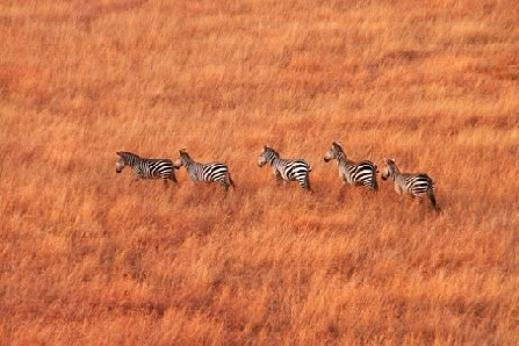
#> input picture Segmenting_Based_on_Texture/images/zebras.jpg, 519 x 346 px
$ jupyter execute Example_2.ipynb
#> lines starting #> are read from the running program, lines starting #| are printed output that depends on the picture; after the words box and inside, x2 and y2 are one past the last pixel; in counts of white or black regions, pixels touching at a corner belong together
# Working with Neighborhoods

[cell 1]
import cv2
import matplotlib.pyplot as plt

[cell 2]
zebra = cv2.imread("./images/zebras.jpg")
#> zebra is the input picture: shape (346, 519, 3); mean B, G, R 75, 118.4, 207.4
zebra = cv2.cvtColor(zebra, cv2.COLOR_BGR2RGB)
zebra_gray = cv2.cvtColor(zebra, cv2.COLOR_RGB2GRAY)
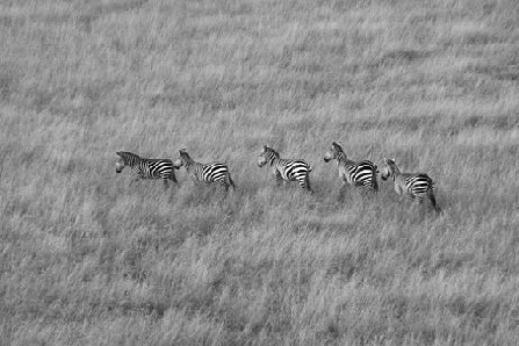
#> zebra_gray: shape (346, 519); min 1, max 254, mean 140.1

fig, axs = plt.subplots(1, 2, figsize=(10, 10))
axs[0].imshow(zebra)
axs[0].axis('off')
axs[0].set_title('rgb')
axs[1].imshow(zebra_gray, cmap='gray')
axs[1].axis('off')
axs[1].set_title('Grayscale')
plt.show()
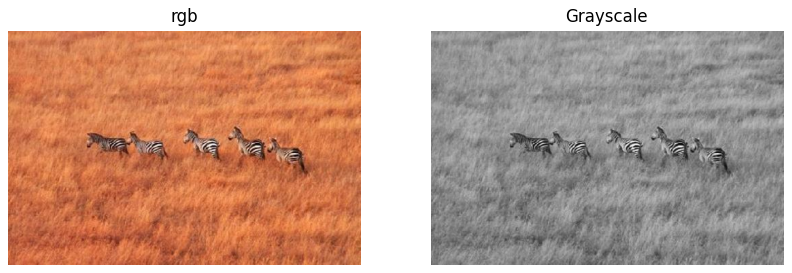
#> figure drawn by matplotlib, 2 panels

Apply a range filter.

[cell 3]
# http://docs.opencv.org/master/d4/d86/group__imgproc__filter.html#ga67493776e3ad1a3df63883829375201f
zebra_range = cv2.morphologyEx(zebra_gray, cv2.MORPH_GRADIENT, kernel=cv2.getStructuringElement(cv2.MORPH_RECT, ksize=(3, 3)))
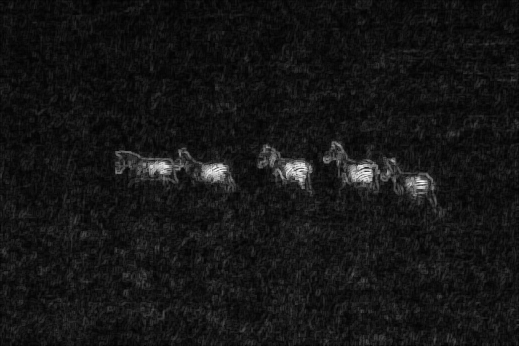
#> zebra_range: shape (346, 519); min 0, max 249, mean 21.5

plt.imshow(zebra_range, cmap='gray')
plt.title('Range filter (3-by-3 neighborhood)')
plt.axis('off')
plt.show()

The default 3-by-3 neighborhood was a bit too small. We can see some dark spots in the zebras where the neighborhood was completely contained within a stripe and did not detect variation. Let's increse the neighborhood size.

[cell 4]
# http://docs.opencv.org/master/d4/d86/group__imgproc__filter.html#ga67493776e3ad1a3df63883829375201f
zebra_range = cv2.morphologyEx(zebra_gray, cv2.MORPH_GRADIENT, kernel=cv2.getStructuringElement(cv2.MORPH_RECT, ksize=(15, 15)))
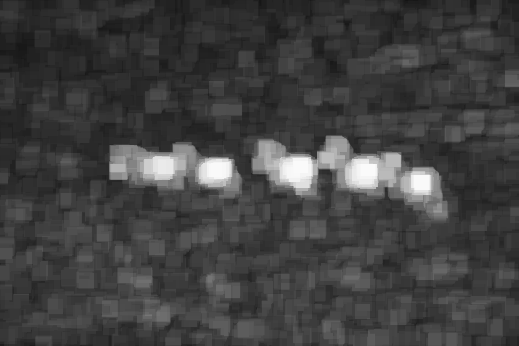
#> zebra_range: shape (346, 519); min 20, max 250, mean 64.7

plt.imshow(zebra_range, cmap='gray')
plt.title('Range filter (15-by-15 neighborhood)')
plt.axis('off')
plt.show()

A 15-by-15 neighborhood was too large. We can see that the bright areas identifying the zebras are too clunky. This would result in an over-segmentation.

[cell 5]
# http://docs.opencv.org/master/d4/d86/group__imgproc__filter.html#ga67493776e3ad1a3df63883829375201f
zebra_range = cv2.morphologyEx(zebra_gray, cv2.MORPH_GRADIENT, kernel=cv2.getStructuringElement(cv2.MORPH_RECT, ksize=(7, 7)))
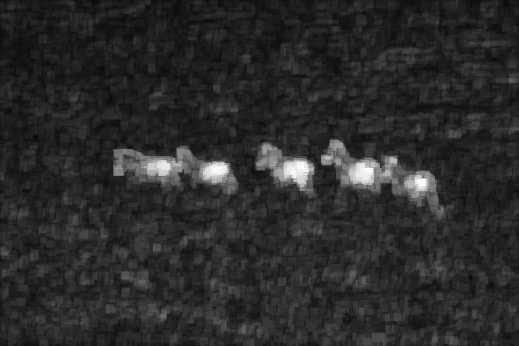
#> zebra_range: shape (346, 519); min 8, max 250, mean 42.5

plt.imshow(zebra_range, cmap='gray')
plt.title('Range filter (7-by-7 neighborhood)')
plt.axis('off')
plt.show()

[cell 6]
_, zebra_range_binary = cv2.threshold(zebra_range, 127, 255, cv2.THRESH_OTSU) # https://en.wikipedia.org/wiki/Otsu%27s_method
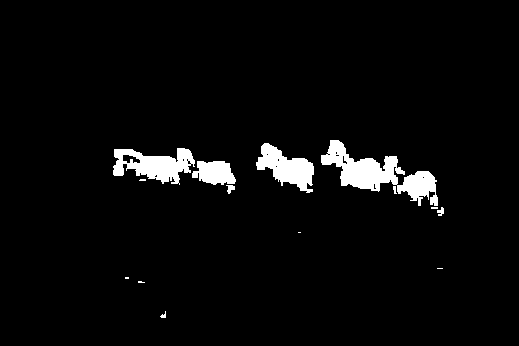
#> zebra_range_binary: shape (346, 519); 3.9% white; 14 white regions (6 under 20 px), largest, box (x1, y1, x2, y2) and area: (321, 140, 438, 206) 2855, (113, 148, 195, 185) 1705, (256, 143, 314, 193) 1473

plt.imshow(zebra_range_binary, cmap='gray')
plt.title('Range filter binary')
plt.axis('off')
plt.show()
